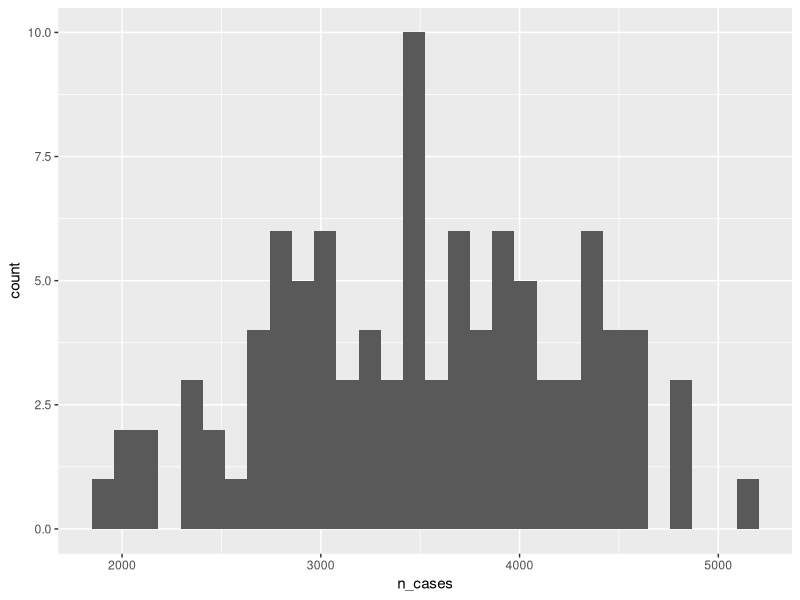
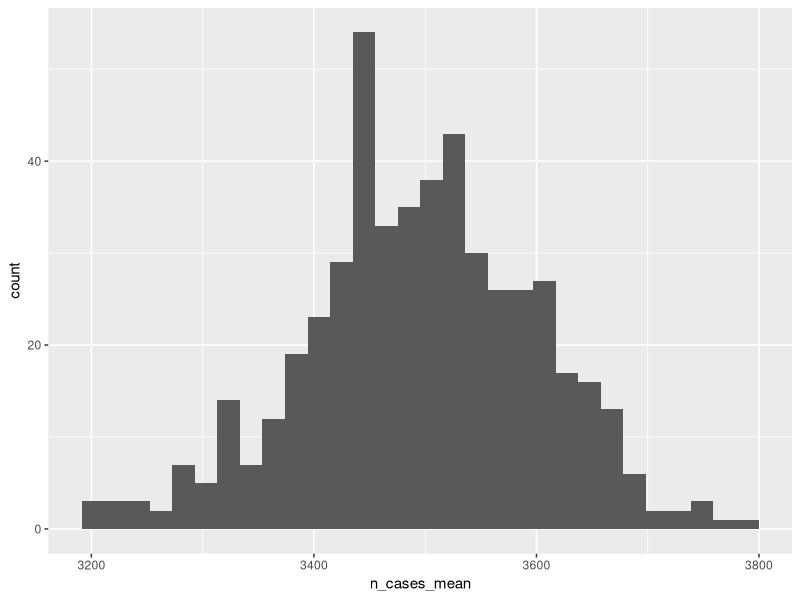
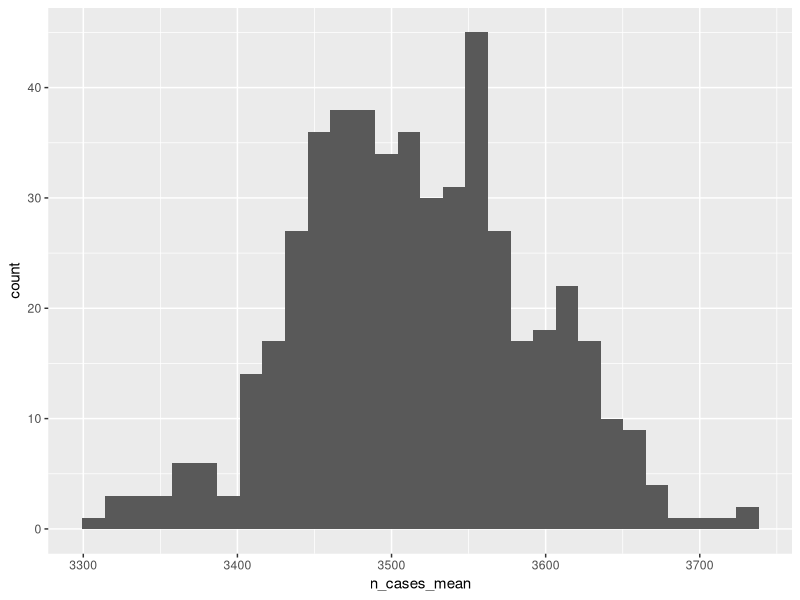

R code for these plots, in order:
## ---- chunk 1
library(tidyverse)
library(truncnorm)
set.seed(11)#set the seed so this dataset is always the same.
monte_carlo_sim_frozen = 1:100 %>% 
  as_tibble() %>% 
  rename(county_id = value) %>% 
  mutate(
    state = 1,
    pop = rpois(n=n(), lambda=10000), #poisson dist. mean = var=1000
    dem = rbinom(n=n(), size=1, prob =.5), #binomial dist.
    prev = rtruncnorm( #truncated normal
      n=n(), 
      a=0, 
      b=1,
      mean=.2+(pop/100000)+(dem/10),
      sd=0.05),
    n_cases = as.integer(pop*prev),
  )

monte_carlo_sim_frozen
## ---- chunk 2
monte_carlo_sim_frozen %>% 
  group_by(state) %>% 
  summarise(
    n_cases_mean = mean(n_cases),
    n_cases_sd = sd(n_cases)) %>% 
  ungroup()
## ---- chunk 3
monte_carlo_sim_frozen %>% 
  ggplot(aes(n_cases))+
  geom_histogram()
## ---- chunk 4
monte_carlo_sim_fun = function(rep_id_val){
  monte_carlo_sim_df = 1:100 %>% 
    as_tibble() %>% 
    rename(county_id = value) %>% 
    mutate(
      state = 1,
      pop = rpois(n=n(), lambda=10000), #mean = var=1000
      dem = rbinom(n=n(), size=1, prob =.5),
      prev = rtruncnorm(
        n=n(), 
        a=0, 
        b=1,
        mean=.2+(pop/100000)+(dem/10),
        sd=0.05+(pop/400000)+(dem/40)),
    n_cases = as.integer(pop*prev),
    rep_id = rep_id_val  #add replication ID
  )
}
## ---- chunk 5
rep_id_val_list = 1:500
class(rep_id_val_list)
## ---- chunk 6
library(purrr) #make sure it's attached
set.seed(NULL) #allow it to vary differently each time.
monte_carlo_sim_lots  = rep_id_val_list %>% 
  map_dfr(monte_carlo_sim_fun) 
## ---- chunk 7
monte_carlo_sim_lots
## ---- chunk 8
nrow(monte_carlo_sim_lots)
## ---- chunk 9
n_distinct(monte_carlo_sim_lots$rep_id)
## ---- chunk 10
monte_carlo_sim_lots %>% 
  group_by(rep_id,state) %>% 
  summarise(
    n_cases_mean = mean(n_cases),
    n_cases_sd = sd(n_cases)) %>% 
  ggplot(aes(n_cases_mean))+
  geom_histogram()
## ---- chunk 11
monte_carlo_sim_lots %>% 
  group_by(rep_id,state) %>% #group by both rep id and state
  summarise(
    n_cases_mean = mean(n_cases),
    n_cases_sd = sd(n_cases)) %>% 
  group_by(state) %>% #now collapse over rep id
  summarise(
    n_cases_mean_ll = quantile(n_cases_mean, probs = 0.025, na.rm=TRUE),
    n_cases_mean_med = quantile(n_cases_mean, probs = 0.5, na.rm=TRUE),
    n_cases_mean_ul = quantile(n_cases_mean, probs = 0.975, na.rm=TRUE)
    ) %>% 
  ungroup()
## ---- chunk 12
monte_carlo_sim_one_boot = monte_carlo_sim_frozen %>% 
  slice_sample(prop=1,replace=TRUE)
## ---- chunk 13
monte_carlo_sim_one_boot
## ---- chunk 14
nrow(monte_carlo_sim_one_boot)
n_distinct(monte_carlo_sim_one_boot$county_id)
## ---- chunk 15
boot_fun = function(rep_id_val){
  monte_carlo_sim_boot = monte_carlo_sim_frozen %>% 
    slice_sample(prop=1,replace=TRUE) %>% 
    mutate(rep_id = rep_id_val) #to keep track of reps
}
## ---- chunk 16
boot_lots  = rep_id_val_list %>% 
  map_dfr(boot_fun) 
## ---- chunk 17
boot_lots
## ---- chunk 18
boot_lots %>% 
  group_by(rep_id,state) %>% 
  summarise(
    n_cases_mean = mean(n_cases),
    n_cases_sd = sd(n_cases)) %>% 
  ggplot(aes( n_cases_mean))+
  geom_histogram()
## ---- chunk 19
boot_lots %>% 
  group_by(rep_id,state) %>% #group by both rep id and state
  summarise(
    n_cases_mean = mean(n_cases),
    n_cases_sd = sd(n_cases)) %>% 
  group_by(state) %>% #now collapse over rep id
  summarise(
    n_cases_mean_ll = quantile(n_cases_mean, probs = 0.025, na.rm=TRUE),
    n_cases_mean_med = quantile(n_cases_mean, probs = 0.5, na.rm=TRUE),
    n_cases_mean_ul = quantile(n_cases_mean, probs = 0.975, na.rm=TRUE)
    ) %>% 
  ungroup()
